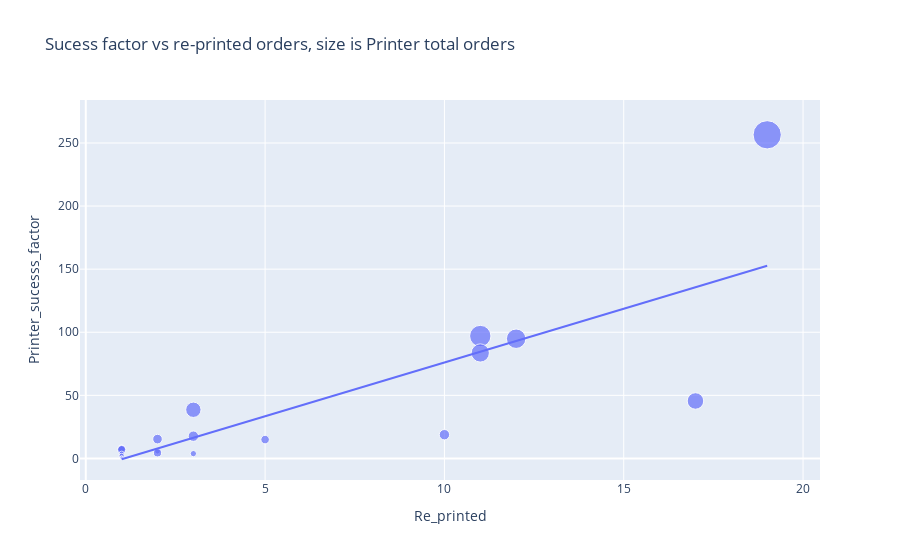

Source (notebook cell):
### Code cell
# using plotly express to plot an interactive scatter plot
fig = px.scatter(printer_perf, x="Re_printed", y="Printer_sucesss_factor", 
                 trendline="ols", size="Total_printed_orders",
                labels={'x':'Average time delay', 'y':'Sucess Factor'}, 
                 title='Sucess factor vs re-printed orders, size is Printer total orders')
fig.show()

### Figure 1 — Plotly figure (JSON) as saved in the notebook; plotly's stock layout.template omitted (floating-point values rounded to 4 significant figures)
{"data": [{"hovertemplate": "Re_printed=%{x}<br>Printer_sucesss_factor=%{y}<br>Total_printed_orders=%{marker.size}<extra></extra>", "legendgroup": "", "marker": {"color": "#636efa", "size": [3925, 2240, 1854, 1629, 1339, 1157, 528, 530, 452, 357, 272, 272, 339, 165, 327, 195, 134, 141, 34, 59, 13], "sizemode": "area", "sizeref": 9.812, "symbol": "circle"}, "mode": "markers", "name": "", "orientation": "v", "showlegend": false, "type": "scatter", "x": [19, 11, 12, 11, 17, 3, 10, 3, 2, 5, 1, 1, 1, 2, 2, 3, 1, 1, 1, 1, 1], "xaxis": "x", "y": [256.5, 97.03, 94.87, 83.6, 45.54, 38.58, 18.82, 17.66, 15.32, 14.94, 7.802, 7.188, 6.992, 5.788, 4.452, 3.819, 3.765, 2.046, 1.162, 0.5156, 0.3549], "yaxis": "y"}, {"hovertemplate": "<b>OLS trendline</b><br>Printer_sucesss_factor = 8.51866 * Re_printed + -9.20497<br>R<sup>2</sup>=0.667290<br><br>Re_printed=%{x}<br>Printer_sucesss_factor=%{y} <b>(trend)</b><extra></extra>", "legendgroup": "", "marker": {"color": "#636efa", "symbol": "circle"}, "mode": "lines", "name": "", "showlegend": false, "type": "scatter", "x": [1, 1, 1, 1, 1, 1, 1, 1, 2, 2, 2, 3, 3, 3, 5, 10, 11, 11, 12, 17, 19], "xaxis": "x", "y": [-0.6863, -0.6863, -0.6863, -0.6863, -0.6863, -0.6863, -0.6863, -0.6863, 7.832, 7.832, 7.832, 16.35, 16.35, 16.35, 33.39, 75.98, 84.5, 84.5, 93.02, 135.6, 152.6], "yaxis": "y"}], "layout": {"legend": {"itemsizing": "constant", "tracegroupgap": 0}, "title": {"text": "Sucess factor vs re-printed orders, size is Printer total orders"}, "xaxis": {"anchor": "y", "domain": [0, 1], "title": {"text": "Re_printed"}}, "yaxis": {"anchor": "x", "domain": [0, 1], "title": {"text": "Printer_sucesss_factor"}}}}
